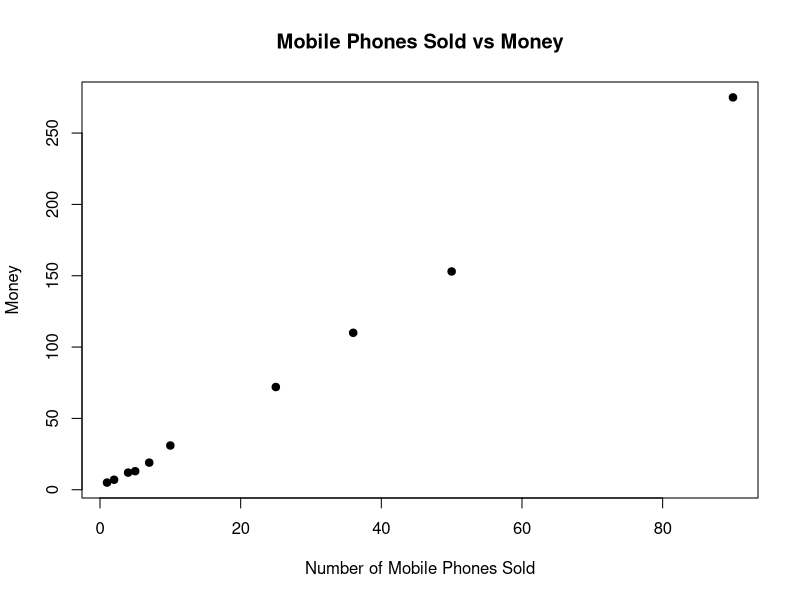

Recreate this plot in R.
x <- c(4,1,5,7,10,2,50,25,90,36)
y <- c(12,5,13,19,31,7,153,72,275,110)

plot(x, y,
     main="Mobile Phones Sold vs Money",
     xlab="Number of Mobile Phones Sold",
     ylab="Money",
     pch=19)
